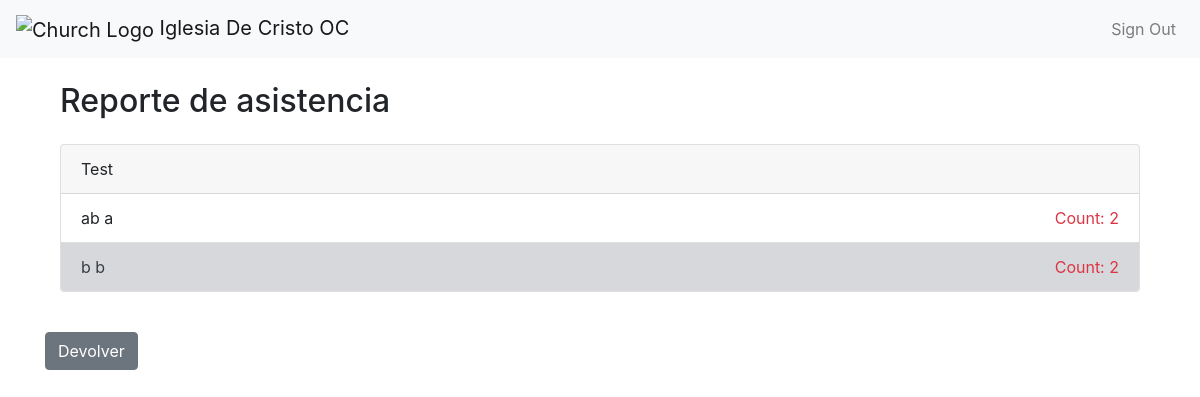
Page /attendance_report/ (signed in) on the committed database.
### classApp/models.py (models this page shows, shortened)
class Classroom(models.Model):
    name = models.CharField(max_length=255, unique=True)
    created_by = models.ForeignKey(CustomUser, on_delete=models.CASCADE)
    created_at = models.DateTimeField(auto_now_add=True)

class Student(models.Model):
    parent_full_name = models.CharField(max_length=255)
    first_name = models.CharField(max_length=100)
    last_name = models.CharField(max_length=100)
    student_id = models.PositiveIntegerField(unique=True, validators=[MinValueValidator(1), MaxValueValidator(999)])
    classroom = models.ForeignKey(Classroom, on_delete=models.CASCADE)
    added_by = models.ForeignKey(CustomUser, on_delete=models.CASCADE, related_name="students_added")
    added_on = models.DateTimeField(auto_now_add=True)

### classApp/views.py (the view)
# urls.py: path('attendance_report/', views.attendance_report, name='attendance_report'),
@login_required
def attendance_report(request):
    student_attendance_counts = Student.objects.annotate(
        total_checkins=Count('checkin')
    ).order_by('classroom', '-total_checkins')
    grouped_by_classroom = {}
    for student in student_attendance_counts:
        if student.classroom not in grouped_by_classroom:
            grouped_by_classroom[student.classroom] = []
        grouped_by_classroom[student.classroom].append(student)
    return render(request, 'attendance_report.html', {'classrooms': grouped_by_classroom})

### classApp/templates/attendance_report.html
{% extends 'base.html' %}
{% block content %}
<div class="container mt-4">
    <h2 class="mb-4">Reporte de asistencia</h2>
    {% for classroom, students in classrooms.items %}
    <div class="card mb-4">
        <div class="card-header">
            {{ classroom.name }}
        </div>
        <ul class="list-group list-group-flush">
        {% for student in students %}
            <li class="list-group-item {% if forloop.counter|divisibleby:2 %}list-group-item-secondary{% endif %}">
                {{ student.first_name }} {{ student.last_name }}
                <span class="float-right text-bold text-danger">
                    Count: {{ student.total_checkins }}
                </span>
            </li>
        {% endfor %}
        </ul>
    </div>
    {% endfor %}
</div>
<a href="{% url 'reports_dashboard' %}" class="btn btn-secondary mt-3">Devolver</a>
{% endblock %}

### rows in the picture
Classroom: name "Test"
Student: first_name "ab", last_name "a", total_checkins "2"
Student: first_name "b", last_name "b", total_checkins "2"
